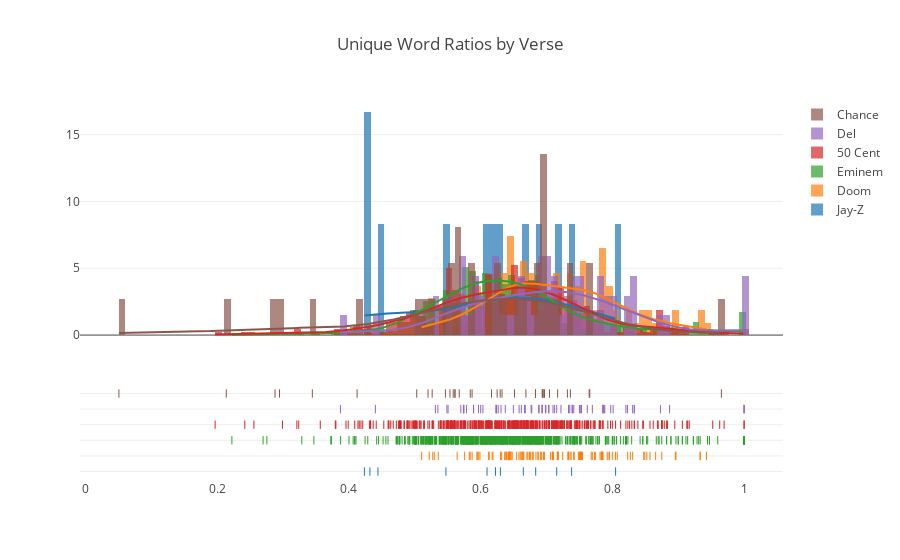

The code cell stored with this chart in its notebook:
### Code cell
unique_words_hist(works.values())

### Figure 1 — Plotly figure (JSON) as saved in the notebook; plotly's stock layout.template omitted (floating-point values rounded to 4 significant figures; data arrays with more than 128 entries replaced by an {"elided": "..."} marker saying what was removed)
{"data": [{"autobinx": false, "histnorm": "probability density", "legendgroup": "Jay-Z", "marker": {"color": "rgb(31, 119, 180)"}, "name": "Jay-Z", "opacity": 0.7, "type": "histogram", "x": [0.7381, 0.4234, 0.6647, 0.444, 0.6096, 0.5472, 0.4318, 0.63, 0.6225, 0.6835, 0.8049, 0.7154], "xaxis": "x1", "xbins": {"end": 0.8049, "size": 0.01, "start": 0.4234}, "yaxis": "y1"}, {"autobinx": false, "histnorm": "probability density", "legendgroup": "Doom", "marker": {"color": "rgb(255, 127, 14)"}, "name": "Doom", "opacity": 0.7, "type": "histogram", "x": [0.7413, 0.6446, 0.8308, 0.8, 0.6741, 0.6121, 0.7695, 0.717, 0.6759, 0.8492, 0.6703, 0.6784, 0.6364, 0.587, 0.7526, 0.7852, 0.7105, 0.7514, 0.6442, 0.6432, 0.646, 0.6302, 0.717, 0.6457, 0.5643, 0.6435, 0.7516, 0.7544, 0.7325, 0.6872, 0.6717, 0.5827, 0.6174, 0.597, 0.6543, 0.7245, 0.9333, 0.9333, 0.7857, 0.7531, 0.7742, 0.7333, 0.8047, 0.6872, 0.584, 0.64, 0.6628, 0.875, 0.5944, 0.5989, 0.6187, 0.5948, 0.8571, 0.6318, 0.5272, 0.7838, 0.6129, 0.6638, 0.7727, 0.7949, 0.7679, 0.6953, 0.5356, 0.6389, 0.6839, 0.6581, 0.5219, 0.5757, 0.5295, 0.7421, 0.5104, 0.7545, 0.6907, 0.75, 0.7181, 0.6625, 0.8657, 0.7829, 0.7162, 0.6651, 0.6968, 0.7087, 0.7091, 0.7838, 0.7484, 0.7846, 0.6798, 0.7812, 0.8233, 0.6381, 0.7062, 0.8273, 0.9429, 0.8966, 0.7374, 0.8476, 0.8523, 0.6926, 0.7922, 0.7357, 0.6653, 0.6601, 0.8955, 0.7329, 0.6424, 0.6478, 0.7957, 0.8074], "xaxis": "x1", "xbins": {"end": 0.9429, "size": 0.01, "start": 0.5104}, "yaxis": "y1"}, {"autobinx": false, "histnorm": "probability density", "legendgroup": "Eminem", "marker": {"color": "rgb(44, 160, 44)"}, "name": "Eminem", "opacity": 0.7, "type": "histogram", "x": {"elided": "628 float values"}, "xaxis": "x1", "xbins": {"end": 1, "size": 0.01, "start": 0.2222}, "yaxis": "y1"}, {"autobinx": false, "histnorm": "probability density", "legendgroup": "50 Cent", "marker": {"color": "rgb(214, 39, 40)"}, "name": "50 Cent", "opacity": 0.7, "type": "histogram", "x": {"elided": "419 float values"}, "xaxis": "x1", "xbins": {"end": 1, "size": 0.01, "start": 0.1967}, "yaxis": "y1"}, {"autobinx": false, "histnorm": "probability density", "legendgroup": "Del", "marker": {"color": "rgb(148, 103, 189)"}, "name": "Del", "opacity": 0.7, "type": "histogram", "x": [0.7387, 0.6241, 0.7531, 0.7034, 0.8011, 0.7154, 0.7696, 0.6983, 0.6034, 0.7857, 0.8868, 0.7975, 0.6766, 0.6881, 0.6374, 0.7123, 0.6, 0.5893, 0.4401, 0.5487, 0.6617, 0.7219, 0.5312, 0.6929, 0.7857, 0.5739, 0.8308, 0.75, 0.6667, 1, 0.8333, 1, 0.8229, 0.7333, 0.7396, 0.5967, 0.8205, 0.7098, 0.7414, 0.535, 0.6677, 0.5738, 0.6497, 0.7512, 1, 0.7353, 0.8333, 0.6937, 0.873, 0.7885, 0.7034, 0.5747, 0.589, 0.7619, 0.6584, 0.5505, 0.699, 0.5699, 0.6776, 0.3871, 0.5784, 0.7872, 0.7857, 0.6309, 0.6266, 0.623, 0.6239, 0.6886], "xaxis": "x1", "xbins": {"end": 1, "size": 0.01, "start": 0.3871}, "yaxis": "y1"}, {"autobinx": false, "histnorm": "probability density", "legendgroup": "Chance", "marker": {"color": "rgb(140, 86, 75)"}, "name": "Chance", "opacity": 0.7, "type": "histogram", "x": [0.587, 0.6514, 0.5582, 0.7363, 0.5842, 0.5029, 0.5533, 0.05063, 0.3444, 0.6934, 0.6324, 0.52, 0.6164, 0.7045, 0.7317, 0.6942, 0.6944, 0.7647, 0.561, 0.6833, 0.697, 0.5263, 0.7168, 0.6961, 0.5464, 0.6687, 0.5674, 0.2877, 0.2137, 0.4124, 0.6296, 0.6832, 0.2945, 0.561, 0.7656, 0.9655, 0.625], "xaxis": "x1", "xbins": {"end": 0.9655, "size": 0.01, "start": 0.05063}, "yaxis": "y1"}, {"legendgroup": "Jay-Z", "marker": {"color": "rgb(31, 119, 180)"}, "mode": "lines", "name": "Jay-Z", "showlegend": false, "type": "scatter", "x": {"elided": "500 float values"}, "xaxis": "x1", "y": {"elided": "500 float values"}, "yaxis": "y1"}, {"legendgroup": "Doom", "marker": {"color": "rgb(255, 127, 14)"}, "mode": "lines", "name": "Doom", "showlegend": false, "type": "scatter", "x": {"elided": "500 float values"}, "xaxis": "x1", "y": {"elided": "500 float values"}, "yaxis": "y1"}, {"legendgroup": "Eminem", "marker": {"color": "rgb(44, 160, 44)"}, "mode": "lines", "name": "Eminem", "showlegend": false, "type": "scatter", "x": {"elided": "500 float values"}, "xaxis": "x1", "y": {"elided": "500 float values"}, "yaxis": "y1"}, {"legendgroup": "50 Cent", "marker": {"color": "rgb(214, 39, 40)"}, "mode": "lines", "name": "50 Cent", "showlegend": false, "type": "scatter", "x": {"elided": "500 float values"}, "xaxis": "x1", "y": {"elided": "500 float values"}, "yaxis": "y1"}, {"legendgroup": "Del", "marker": {"color": "rgb(148, 103, 189)"}, "mode": "lines", "name": "Del", "showlegend": false, "type": "scatter", "x": {"elided": "500 float values"}, "xaxis": "x1", "y": {"elided": "500 float values"}, "yaxis": "y1"}, {"legendgroup": "Chance", "marker": {"color": "rgb(140, 86, 75)"}, "mode": "lines", "name": "Chance", "showlegend": false, "type": "scatter", "x": {"elided": "500 float values"}, "xaxis": "x1", "y": {"elided": "500 float values"}, "yaxis": "y1"}, {"legendgroup": "Jay-Z", "marker": {"color": "rgb(31, 119, 180)", "symbol": "line-ns-open"}, "mode": "markers", "name": "Jay-Z", "showlegend": false, "text": [0.7381, 0.4234, 0.6647, 0.444, 0.6096, 0.5472, 0.4318, 0.63, 0.6225, 0.6835, 0.8049, 0.7154], "type": "scatter", "x": [0.7381, 0.4234, 0.6647, 0.444, 0.6096, 0.5472, 0.4318, 0.63, 0.6225, 0.6835, 0.8049, 0.7154], "xaxis": "x1", "y": ["Jay-Z", "Jay-Z", "Jay-Z", "Jay-Z", "Jay-Z", "Jay-Z", "Jay-Z", "Jay-Z", "Jay-Z", "Jay-Z", "Jay-Z", "Jay-Z"], "yaxis": "y2"}, {"legendgroup": "Doom", "marker": {"color": "rgb(255, 127, 14)", "symbol": "line-ns-open"}, "mode": "markers", "name": "Doom", "showlegend": false, "text": [0.7413, 0.6446, 0.8308, 0.8, 0.6741, 0.6121, 0.7695, 0.717, 0.6759, 0.8492, 0.6703, 0.6784, 0.6364, 0.587, 0.7526, 0.7852, 0.7105, 0.7514, 0.6442, 0.6432, 0.646, 0.6302, 0.717, 0.6457, 0.5643, 0.6435, 0.7516, 0.7544, 0.7325, 0.6872, 0.6717, 0.5827, 0.6174, 0.597, 0.6543, 0.7245, 0.9333, 0.9333, 0.7857, 0.7531, 0.7742, 0.7333, 0.8047, 0.6872, 0.584, 0.64, 0.6628, 0.875, 0.5944, 0.5989, 0.6187, 0.5948, 0.8571, 0.6318, 0.5272, 0.7838, 0.6129, 0.6638, 0.7727, 0.7949, 0.7679, 0.6953, 0.5356, 0.6389, 0.6839, 0.6581, 0.5219, 0.5757, 0.5295, 0.7421, 0.5104, 0.7545, 0.6907, 0.75, 0.7181, 0.6625, 0.8657, 0.7829, 0.7162, 0.6651, 0.6968, 0.7087, 0.7091, 0.7838, 0.7484, 0.7846, 0.6798, 0.7812, 0.8233, 0.6381, 0.7062, 0.8273, 0.9429, 0.8966, 0.7374, 0.8476, 0.8523, 0.6926, 0.7922, 0.7357, 0.6653, 0.6601, 0.8955, 0.7329, 0.6424, 0.6478, 0.7957, 0.8074], "type": "scatter", "x": [0.7413, 0.6446, 0.8308, 0.8, 0.6741, 0.6121, 0.7695, 0.717, 0.6759, 0.8492, 0.6703, 0.6784, 0.6364, 0.587, 0.7526, 0.7852, 0.7105, 0.7514, 0.6442, 0.6432, 0.646, 0.6302, 0.717, 0.6457, 0.5643, 0.6435, 0.7516, 0.7544, 0.7325, 0.6872, 0.6717, 0.5827, 0.6174, 0.597, 0.6543, 0.7245, 0.9333, 0.9333, 0.7857, 0.7531, 0.7742, 0.7333, 0.8047, 0.6872, 0.584, 0.64, 0.6628, 0.875, 0.5944, 0.5989, 0.6187, 0.5948, 0.8571, 0.6318, 0.5272, 0.7838, 0.6129, 0.6638, 0.7727, 0.7949, 0.7679, 0.6953, 0.5356, 0.6389, 0.6839, 0.6581, 0.5219, 0.5757, 0.5295, 0.7421, 0.5104, 0.7545, 0.6907, 0.75, 0.7181, 0.6625, 0.8657, 0.7829, 0.7162, 0.6651, 0.6968, 0.7087, 0.7091, 0.7838, 0.7484, 0.7846, 0.6798, 0.7812, 0.8233, 0.6381, 0.7062, 0.8273, 0.9429, 0.8966, 0.7374, 0.8476, 0.8523, 0.6926, 0.7922, 0.7357, 0.6653, 0.6601, 0.8955, 0.7329, 0.6424, 0.6478, 0.7957, 0.8074], "xaxis": "x1", "y": ["Doom", "Doom", "Doom", "Doom", "Doom", "Doom", "Doom", "Doom", "Doom", "Doom", "Doom", "Doom", "Doom", "Doom", "Doom", "Doom", "Doom", "Doom", "Doom", "Doom", "Doom", "Doom", "Doom", "Doom", "Doom", "Doom", "Doom", "Doom", "Doom", "Doom", "Doom", "Doom", "Doom", "Doom", "Doom", "Doom", "Doom", "Doom", "Doom", "Doom", "Doom", "Doom", "Doom", "Doom", "Doom", "Doom", "Doom", "Doom", "Doom", "Doom", "Doom", "Doom", "Doom", "Doom", "Doom", "Doom", "Doom", "Doom", "Doom", "Doom", "Doom", "Doom", "Doom", "Doom", "Doom", "Doom", "Doom", "Doom", "Doom", "Doom", "Doom", "Doom", "Doom", "Doom", "Doom", "Doom", "Doom", "Doom", "Doom", "Doom", "Doom", "Doom", "Doom", "Doom", "Doom", "Doom", "Doom", "Doom", "Doom", "Doom", "Doom", "Doom", "Doom", "Doom", "Doom", "Doom", "Doom", "Doom", "Doom", "Doom", "Doom", "Doom", "Doom", "Doom", "Doom", "Doom", "Doom", "Doom"], "yaxis": "y2"}, {"legendgroup": "Eminem", "marker": {"color": "rgb(44, 160, 44)", "symbol": "line-ns-open"}, "mode": "markers", "name": "Eminem", "showlegend": false, "text": {"elided": "628 float values"}, "type": "scatter", "x": {"elided": "628 float values"}, "xaxis": "x1", "y": {"elided": "628 str values"}, "yaxis": "y2"}, {"legendgroup": "50 Cent", "marker": {"color": "rgb(214, 39, 40)", "symbol": "line-ns-open"}, "mode": "markers", "name": "50 Cent", "showlegend": false, "text": {"elided": "419 float values"}, "type": "scatter", "x": {"elided": "419 float values"}, "xaxis": "x1", "y": {"elided": "419 str values"}, "yaxis": "y2"}, {"legendgroup": "Del", "marker": {"color": "rgb(148, 103, 189)", "symbol": "line-ns-open"}, "mode": "markers", "name": "Del", "showlegend": false, "text": [0.7387, 0.6241, 0.7531, 0.7034, 0.8011, 0.7154, 0.7696, 0.6983, 0.6034, 0.7857, 0.8868, 0.7975, 0.6766, 0.6881, 0.6374, 0.7123, 0.6, 0.5893, 0.4401, 0.5487, 0.6617, 0.7219, 0.5312, 0.6929, 0.7857, 0.5739, 0.8308, 0.75, 0.6667, 1, 0.8333, 1, 0.8229, 0.7333, 0.7396, 0.5967, 0.8205, 0.7098, 0.7414, 0.535, 0.6677, 0.5738, 0.6497, 0.7512, 1, 0.7353, 0.8333, 0.6937, 0.873, 0.7885, 0.7034, 0.5747, 0.589, 0.7619, 0.6584, 0.5505, 0.699, 0.5699, 0.6776, 0.3871, 0.5784, 0.7872, 0.7857, 0.6309, 0.6266, 0.623, 0.6239, 0.6886], "type": "scatter", "x": [0.7387, 0.6241, 0.7531, 0.7034, 0.8011, 0.7154, 0.7696, 0.6983, 0.6034, 0.7857, 0.8868, 0.7975, 0.6766, 0.6881, 0.6374, 0.7123, 0.6, 0.5893, 0.4401, 0.5487, 0.6617, 0.7219, 0.5312, 0.6929, 0.7857, 0.5739, 0.8308, 0.75, 0.6667, 1, 0.8333, 1, 0.8229, 0.7333, 0.7396, 0.5967, 0.8205, 0.7098, 0.7414, 0.535, 0.6677, 0.5738, 0.6497, 0.7512, 1, 0.7353, 0.8333, 0.6937, 0.873, 0.7885, 0.7034, 0.5747, 0.589, 0.7619, 0.6584, 0.5505, 0.699, 0.5699, 0.6776, 0.3871, 0.5784, 0.7872, 0.7857, 0.6309, 0.6266, 0.623, 0.6239, 0.6886], "xaxis": "x1", "y": ["Del", "Del", "Del", "Del", "Del", "Del", "Del", "Del", "Del", "Del", "Del", "Del", "Del", "Del", "Del", "Del", "Del", "Del", "Del", "Del", "Del", "Del", "Del", "Del", "Del", "Del", "Del", "Del", "Del", "Del", "Del", "Del", "Del", "Del", "Del", "Del", "Del", "Del", "Del", "Del", "Del", "Del", "Del", "Del", "Del", "Del", "Del", "Del", "Del", "Del", "Del", "Del", "Del", "Del", "Del", "Del", "Del", "Del", "Del", "Del", "Del", "Del", "Del", "Del", "Del", "Del", "Del", "Del"], "yaxis": "y2"}, {"legendgroup": "Chance", "marker": {"color": "rgb(140, 86, 75)", "symbol": "line-ns-open"}, "mode": "markers", "name": "Chance", "showlegend": false, "text": [0.587, 0.6514, 0.5582, 0.7363, 0.5842, 0.5029, 0.5533, 0.05063, 0.3444, 0.6934, 0.6324, 0.52, 0.6164, 0.7045, 0.7317, 0.6942, 0.6944, 0.7647, 0.561, 0.6833, 0.697, 0.5263, 0.7168, 0.6961, 0.5464, 0.6687, 0.5674, 0.2877, 0.2137, 0.4124, 0.6296, 0.6832, 0.2945, 0.561, 0.7656, 0.9655, 0.625], "type": "scatter", "x": [0.587, 0.6514, 0.5582, 0.7363, 0.5842, 0.5029, 0.5533, 0.05063, 0.3444, 0.6934, 0.6324, 0.52, 0.6164, 0.7045, 0.7317, 0.6942, 0.6944, 0.7647, 0.561, 0.6833, 0.697, 0.5263, 0.7168, 0.6961, 0.5464, 0.6687, 0.5674, 0.2877, 0.2137, 0.4124, 0.6296, 0.6832, 0.2945, 0.561, 0.7656, 0.9655, 0.625], "xaxis": "x1", "y": ["Chance", "Chance", "Chance", "Chance", "Chance", "Chance", "Chance", "Chance", "Chance", "Chance", "Chance", "Chance", "Chance", "Chance", "Chance", "Chance", "Chance", "Chance", "Chance", "Chance", "Chance", "Chance", "Chance", "Chance", "Chance", "Chance", "Chance", "Chance", "Chance", "Chance", "Chance", "Chance", "Chance", "Chance", "Chance", "Chance", "Chance"], "yaxis": "y2"}], "layout": {"barmode": "overlay", "hovermode": false, "legend": {"traceorder": "reversed"}, "title": "Unique Word Ratios by Verse", "xaxis1": {"anchor": "y2", "domain": [0, 1], "zeroline": false}, "yaxis1": {"anchor": "free", "domain": [0.35, 1], "position": 0}, "yaxis2": {"anchor": "x1", "domain": [0, 0.25], "dtick": 1, "showticklabels": false}}}
